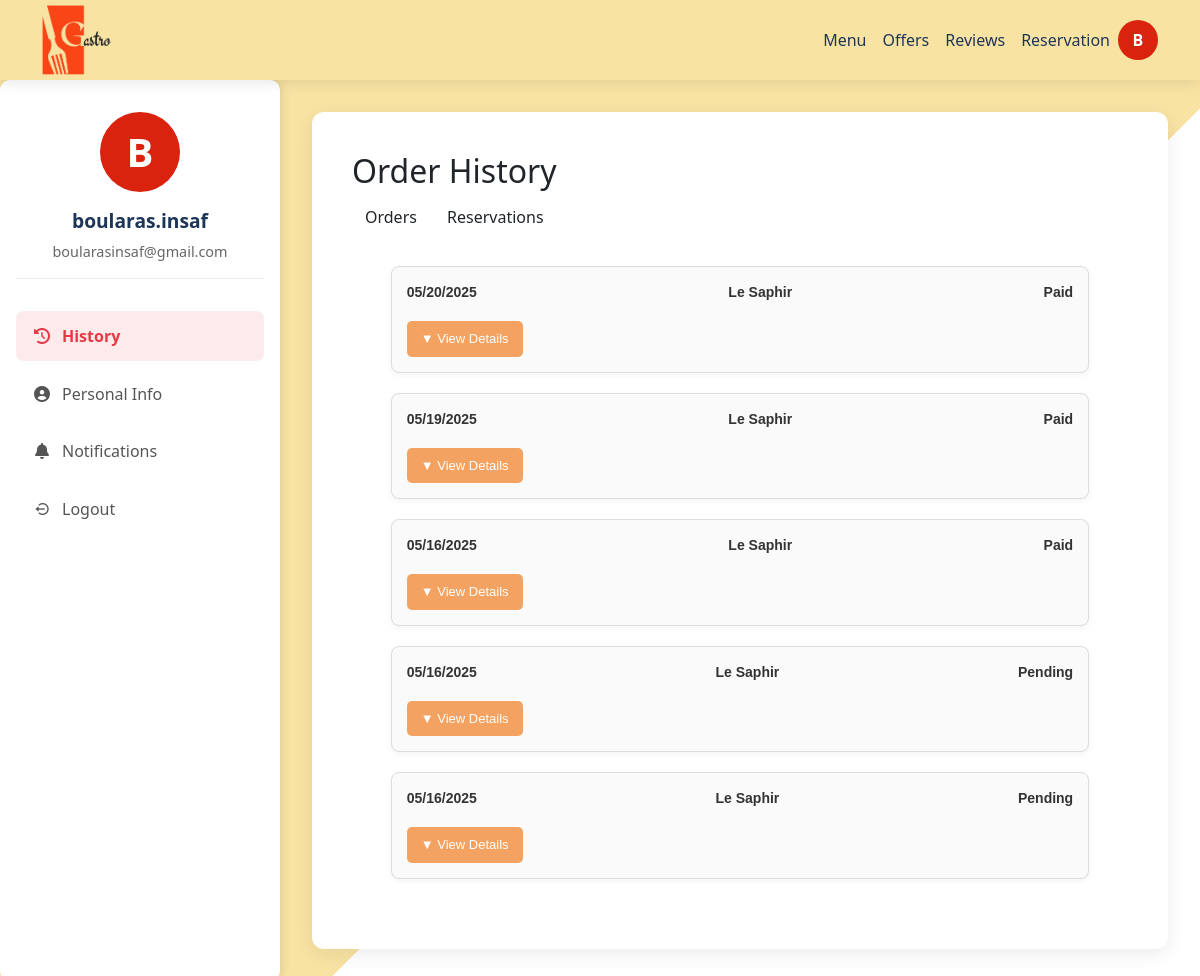
The page /restaurant/profile/ (signed in) on the database its author committed.
### restaurant/models.py (models this page shows)
class User(AbstractUser):
    USER_TYPES = (
        ('PDG', 'PDG'),
        ('MANAGER', 'Manager'),
        ('CHEF', 'Chef'),
        ('SERVER', 'Server'),
        ('DELIVERY', 'Delivery Person'),
        ('CLIENT', 'Client'),
        ('SUPPLIER', 'Supplier'),
    )
    user_type = models.CharField(max_length=10, choices=USER_TYPES)
    phone = models.CharField(max_length=20)
    groups = models.ManyToManyField(
        'auth.Group',
        verbose_name='groups',
        blank=True,
        help_text='The groups this user belongs to.',
        related_name="restaurant_user_groups",
        related_query_name="restaurant_user",
    )
    user_permissions = models.ManyToManyField(
        'auth.Permission',
        verbose_name='user permissions',
        blank=True,
        help_text='Specific permissions for this user.',
        related_name="restaurant_user_permissions",
        related_query_name="restaurant_user",
    )

class Restaurant(models.Model):
    name = models.CharField(max_length=100)
    address = models.CharField(max_length=255)
    city = models.CharField(max_length=100)
    phone = models.CharField(max_length=20)
    email = models.EmailField()
    image = models.ImageField(upload_to='restaurant_images/', blank=True, null=True)
    def __str__(self):
        return self.name

### orders/models.py (models this page shows, shortened)
class Order(models.Model):
    order_date = models.DateTimeField(auto_now_add=True)
    status = models.CharField(max_length=30, choices=OrderStatus.choices)
    mode = models.CharField(max_length=10, choices=OrderMode.choices)
    client = models.ForeignKey(Client, on_delete=models.CASCADE, null=True)
    server = models.ForeignKey(Server, on_delete=models.SET_NULL, null=True)
    restaurant = models.ForeignKey(Restaurant, on_delete=models.CASCADE)
    table_number = models.PositiveIntegerField(null=True, blank=True)
    promo_code = models.CharField(max_length=50, blank=True, null=True)
    discount_amount = models.DecimalField(max_digits=10, decimal_places=2, default=0)
    discount_percentage = models.DecimalField(max_digits=5, decimal_places=2, default=0)

### restaurant/views.py (the view)
# urls.py: path('profile/', views.profile, name='profile'),
@client_required
def profile(request):
    if request.method == 'POST':
        u_form = UserUpdateForm(request.POST, instance=request.user)
        p_form = CustomPasswordChangeForm(user=request.user, data=request.POST)
        if 'update_info' in request.POST and u_form.is_valid():
            u_form.save()
            messages.success(request, 'Your profile has been updated!')
            return redirect('profile')
        elif 'change_password' in request.POST and p_form.is_valid():
            p_form.save()
            messages.success(request, 'Your password has been updated!')
            return redirect('profile')
    else:
        u_form = UserUpdateForm(instance=request.user)
        p_form = CustomPasswordChangeForm(user=request.user)
    orders_qs = Order.objects.filter(client=request.user.client).order_by('-order_date')[:5]
    order_details = []
    for order in orders_qs:
        items = []
        subtotal = 0
        for od in order.orderdish_set.select_related('dish'):
            item_total = od.quantity * od.dish.price
            items.append({
                'name': od.dish.name,
                'quantity': od.quantity,
                'price': od.dish.price,
                'total': item_total,
            })
            subtotal += item_total
        if order.discount_percentage > 0:
            discount_amount = (subtotal * order.discount_percentage) / 100
            final_amount = subtotal - discount_amount
        elif order.discount_amount > 0:
            final_amount = subtotal - order.discount_amount
        else:
            final_amount = subtotal
        order_details.append({
            'id': order.id,
            'date': order.order_date,
            'restaurant': order.restaurant.name,
            'status': order.get_status_display(),
            'items': items,
            'subtotal': subtotal,
            'discount_amount': order.discount_amount,
            'discount_percentage': order.discount_percentage,
            'final_amount': final_amount,
            'has_discount': order.discount_amount > 0 or order.discount_percentage > 0,
        })
    reservations = Reservation.objects.filter(client=request.user.client).order_by('-datetime')[:5]
    context = {
        'u_form': u_form,
        'p_form': p_form,
        'order_details': order_details,
        'reservations': reservations,
    }
    return render(request, 'client/profil.html', context)

### templates/client/profil.html (shortened to what this page needs)
<!DOCTYPE html>
{% load static %}
<html lang="en">
<head>
    <link href="https://cdn.jsdelivr.net/npm/bootstrap@5.3.2/dist/css/bootstrap.min.css" rel="stylesheet">
    <link rel="stylesheet" href="https://cdnjs.cloudflare.com/ajax/libs/font-awesome/6.4.0/css/all.min.css">
    <link rel="stylesheet" href="{% static 'styles/client/profil.css' %}">
    <link href='https://unpkg.com/boxicons@2.1.4/css/boxicons.min.css' rel='stylesheet'>
    <link rel="stylesheet" href="{% static 'styles/bootstrap.min.css' %}">
    <link rel="stylesheet" href="https://cdn.jsdelivr.net/npm/bootstrap-icons@1.10.5/font/bootstrap-icons.css">
</head>
<body>
    <nav class="navbar navbar-expand-lg">
        <div class="container">
            <a class="navbar-brand" href="{% url 'landing_page' %}">
                <img src="{% static 'images/GASTRO_LINK-.png' %}" alt="GastroLink" class="logo">
            </a>
            <div class="collapse navbar-collapse" id="navbarNav">
                <ul class="navbar-nav ms-auto">
                    <li class="nav-item"><a class="nav-link" href="{% url 'order' %}">Menu</a></li>
                    <li class="nav-item"><a class="nav-link" href="{% url 'client_offers' %}">Offers</a></li>
                    <li class="nav-item"><a class="nav-link" href="{% url 'review_list' %}">Reviews</a></li>
                    <li class="nav-item"><a class="nav-link" href="{% url 'create_reservation' %}">Reservation</a></li>
                    <div class="avatar-circle-link" style="background-color: #d9230f;">
                        <a href="{% url 'profile' %}">{{ user.username.0|upper }}</a>
                    </div>
                </ul>
            </div>
        </div>
    </nav>
    <div class="main-container">
        <div class="sidebar">
            <div class="sidebar-header">
                <div class="avatar-circle" style="background-color: #d9230f;">
                    {{ user.username.0|upper }}
                </div>
                <div class="sidebar-name-email">
                    <div class="sidebar-name">{{ user.get_full_name|default:user.username }}</div>
                    <div class="sidebar-email">{{ user.email }}</div>
                </div>
            </div>
            <ul class="sidebar-menu">
                <li>
                    <a href="#" class="active" onclick="showSection('history')">
                        <i class="fas fa-history"></i> History
                    </a>
                </li>
                <li>
                    <a href="#" onclick="showSection('personal-info')">
                        <i class="fas fa-user-circle"></i> Personal Info
                    </a>
                </li>
                <li>
                    <a href="#" onclick="showSection('notifications')">
                        <i class="fas fa-bell"></i> Notifications
                    </a>
                </li>
                <li>
                    <a href="{% url 'logout' %}">
                        <i class="bx bx-log-out-circle"></i> Logout
                    </a>
                </li>
            </ul>
        </div>
<div class="content">
    <div class="profile-card">
        <div id="history-section">
            <h2>Order History</h2>
            <div>
                <button onclick="showHistoryTab('orders')" class="btn btn-default">Orders</button>
                <button onclick="showHistoryTab('reservations')" class="btn btn-default">Reservations</button>
            </div>
            <div id="orders-list">
                {% for order in order_details %}
                <div>
                    <div>
                        <div>{{ order.date|date:"m/d/Y" }}</div>
                        <div>{{ order.restaurant }}</div>
                        <div>{{ order.status }}</div>
                    </div>
                    <button onclick="toggleOrderDetails(this)">
                        ▼ View Details
                    </button>
                </div>
                {% empty %}
                <div>No orders yet.</div>
                {% endfor %}
            </div>
        </div>
    </div>
</div>
    </div>
</body>
</html>

### static/styles/client/profil.css (style rules this page uses)
:root { --primary: #e63946; --secondary: #f4a261; --light: #f1faee; --dark: #1d3557; --accent: #457b9d; --warning: #ff9e00; --sidebar-width: 280px; }
body { font-family: 'Montserrat', sans-serif; margin: 0; min-height: 100vh; background: linear-gradient( 135deg, #f8e3a3 0%, #f8e3a3 60%, #ffffff 60%, #ffffff 100% ); background-repeat: no-repeat; background-attachment: fixed; color: #333; display: flex; flex-direction: column; }
.navbar { height: 80px; padding: 0 32px; box-shadow: 0 2px 15px rgba(0,0,0,0.1); background-color: #f8e3a3; z-index: 1000; }
.logo { width: 70px; height: auto; }
.nav-link { padding: 8px 19.2px; font-weight: 500; color: var(--dark) !important; position: relative; }
.nav-link:after { content: ''; position: absolute; width: 0; height: 2px; bottom: 0; left: 0; background-color: var(--primary); transition: width 0.3s; }
.main-container { display: flex; flex: 1; }
.sidebar { width: var(--sidebar-width); background: white; box-shadow: 2px 0 10px rgba(0,0,0,0.1); padding: 32px 16px; position: relative; z-index: 100; border-radius: 10px; }
.sidebar-header { text-align: center; margin-bottom: 32px; padding-bottom: 16px; border-bottom: 1px solid #eee; }
.avatar-circle { width: 80px; height: 80px; border-radius: 50%; background-color: #d9230f; color: white; display: flex; align-items: center; justify-content: center; font-size: 2.5rem; font-weight: bold; margin: 0 auto 15px auto; text-transform: uppercase; }
.sidebar-name { font-size: 19.2px; font-weight: 600; color: var(--dark); margin-bottom: 4.8px; }
.avatar-circle-link { width: 40px; height: 40px; border-radius: 50%; background-color: var(--primary); display: flex; justify-content: center; align-items: center; text-transform: uppercase; }
.avatar-circle-link a { color: white; font-size: 1rem; font-weight: bold; text-decoration: none; }
.sidebar-email { color: #666; font-size: 14.4px; }
.sidebar-menu { list-style: none; padding: 0; margin: 0; }
.sidebar-menu li { margin-bottom: 8px; }
.sidebar-menu a { display: flex; align-items: center; padding: 12.8px 16px; color: #555; text-decoration: none; border-radius: 8px; transition: all 0.3s; }
.sidebar-menu a.active { background-color: rgba(230, 57, 70, 0.1); color: var(--primary); font-weight: 600; }
.sidebar-menu i { margin-right: 10px; width: 20px; text-align: center; }
.content { flex: 1; padding: 32px; overflow-y: auto; }
.profile-card { background: white; border-radius: 12px; padding: 40px; box-shadow: 0 5px 20px rgba(0,0,0,0.08); min-height: calc(100vh - 160px); }
#orders-list { width: 90%; max-width: 900px; margin: 30px auto; font-family: Arial, sans-serif; }
#orders-list > div { border: 1px solid #ddd; border-radius: 8px; margin-bottom: 20px; padding: 15px; background-color: #fafafa; box-shadow: 0 2px 6px rgba(0, 0, 0, 0.05); }
#orders-list > div > div:first-child { display: flex; justify-content: space-between; flex-wrap: wrap; margin-bottom: 10px; font-size: 14px; font-weight: bold; color: #333; }
#orders-list button { background-color: var(--secondary); color: white; padding: 8px 14px; border: none; border-radius: 5px; cursor: pointer; font-size: 13px; transition: background-color 0.3s; margin-top: 8px; }
.btn { padding: 8px 14px; font-size: 14px; border: none; border-radius: 6px; cursor: pointer; transition: background-color 0.2s ease; }

### rows shown on the page
User: username.0 "B", get_full_name "boularas.insaf", email "boularasinsaf@gmail.com"
Order: date "05/20/2025"
Restaurant: restaurant "Le Saphir" "Le Saphir" "Le Saphir" "Le Saphir" "Le Saphir"
Order: date "05/19/2025"
Order: date "05/16/2025"
Order: date "05/16/2025"
Order: date "05/16/2025"

### other values the page prints
{{ order.status }} "Paid" "Paid" "Paid" "Pending" "Pending"
